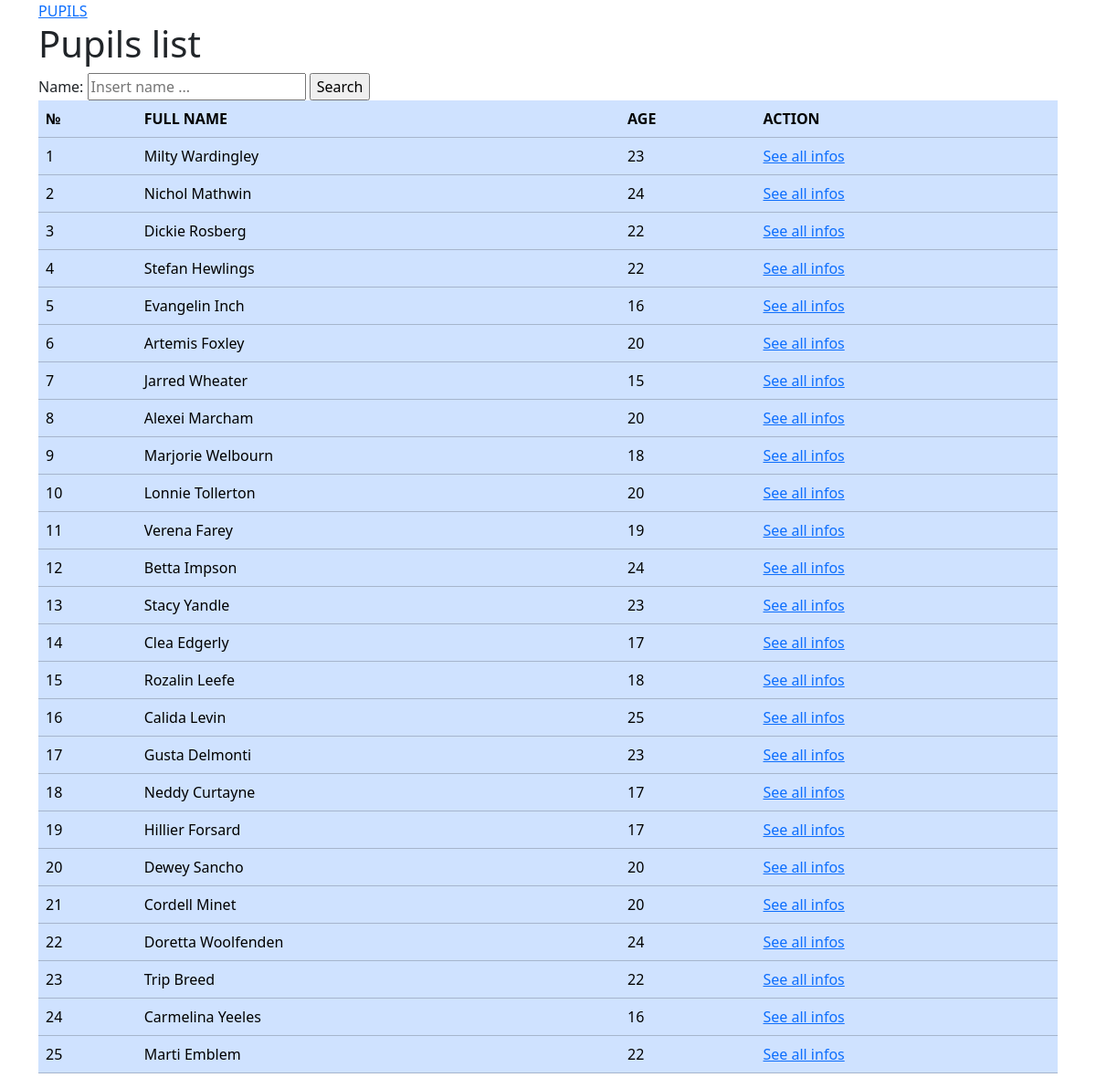
The page /pupils/ on the database its author committed.
### app_pupils/models.py (models this page shows, shortened)
class Pupil(models.Model):
    name = models.CharField(max_length=50, verbose_name='Pupil name')
    age = models.IntegerField(verbose_name='Pupil age')
    mark_1 = models.IntegerField(verbose_name='First month')
    mark_2 = models.IntegerField(verbose_name='Second month')
    mark_3 = models.IntegerField(verbose_name='Third month')
    mark_4 = models.IntegerField(verbose_name='Fourth month')
    mark_5 = models.IntegerField(verbose_name='Fifth month')
    mark_6 = models.IntegerField(verbose_name='Sixth month')
    class Meta:
        db_table = 'pupils'
        verbose_name = 'Pupils list'

### app_pupils/views.py (the view)
# urls.py: path('', pupils_list, name='pupils_list'),
def pupils_list(request):
    if 'pupil' not in request.GET:
        pupils = Pupil.objects.all() # SELECT * FROM pupils;
        return render(request, 'pupils/pupils_list.html', {'pupils': pupils})
    else:
        pupils = Pupil.objects.filter(name__icontains=request.GET['pupil'])
        return render(request, 'pupils/pupils_list.html', {'pupils': pupils})

### templates/pupils/pupils_list.html (shortened to what this page needs)
{% extends 'base.html' %}
{% block content %}
	<h1>Pupils list</h1>
    <form action="" method="get">
        <label for="pupil">Name:</label>
        <input type="text" name="pupil" placeholder="Insert name ...">
        <input type="submit" value="Search">
    </form>
    <table class="table table-primary">
        <tr>
            <th>№</th>
            <th>FULL NAME</th>
            <th>AGE</th>
            <th>ACTION</th>
        </tr>
    {% for pupil in pupils %}
    	<tr>
            <td>{{ forloop.counter }}</td>
            <td>{{ pupil.name }}</td>
            <td>{{ pupil.age }}</td>
            <td>
                <a href="{% url 'pupil_info' pupil.id %}">See all infos</a>
            </td>
        </tr>
    {% endfor %}
    </table>
{% endblock %}

### templates/base.html (shortened to what this page needs)
<!DOCTYPE html>
<html lang="en">
<head>
    <link href="https://cdn.jsdelivr.net/npm/bootstrap@5.3.3/dist/css/bootstrap.min.css" rel="stylesheet">
</head>
<body>
    <div class="container">
    <a href="{% url 'pupils_list' %}">PUPILS</a>
    {% block content %}
    {% endblock %}
    </div>
</body>
</html>

### rows shown on the page
Pupil: name "Milty Wardingley", age "23"
Pupil: name "Nichol Mathwin", age "24"
Pupil: name "Dickie Rosberg", age "22"
Pupil: name "Stefan Hewlings", age "22"
Pupil: name "Evangelin Inch", age "16"
Pupil: name "Artemis Foxley", age "20"
Pupil: name "Jarred Wheater", age "15"
Pupil: name "Alexei Marcham", age "20"
Pupil: name "Marjorie Welbourn", age "18"
Pupil: name "Lonnie Tollerton", age "20"
Pupil: name "Verena Farey", age "19"
Pupil: name "Betta Impson", age "24"
Pupil: name "Stacy Yandle", age "23"
Pupil: name "Clea Edgerly", age "17"
Pupil: name "Rozalin Leefe", age "18"
Pupil: name "Calida Levin", age "25"
Pupil: name "Gusta Delmonti", age "23"
Pupil: name "Neddy Curtayne", age "17"
Pupil: name "Hillier Forsard", age "17"
Pupil: name "Dewey Sancho", age "20"
Pupil: name "Cordell Minet", age "20"
Pupil: name "Doretta Woolfenden", age "24"
Pupil: name "Trip Breed", age "22"
Pupil: name "Carmelina Yeeles", age "16"
Pupil: name "Marti Emblem", age "22"
